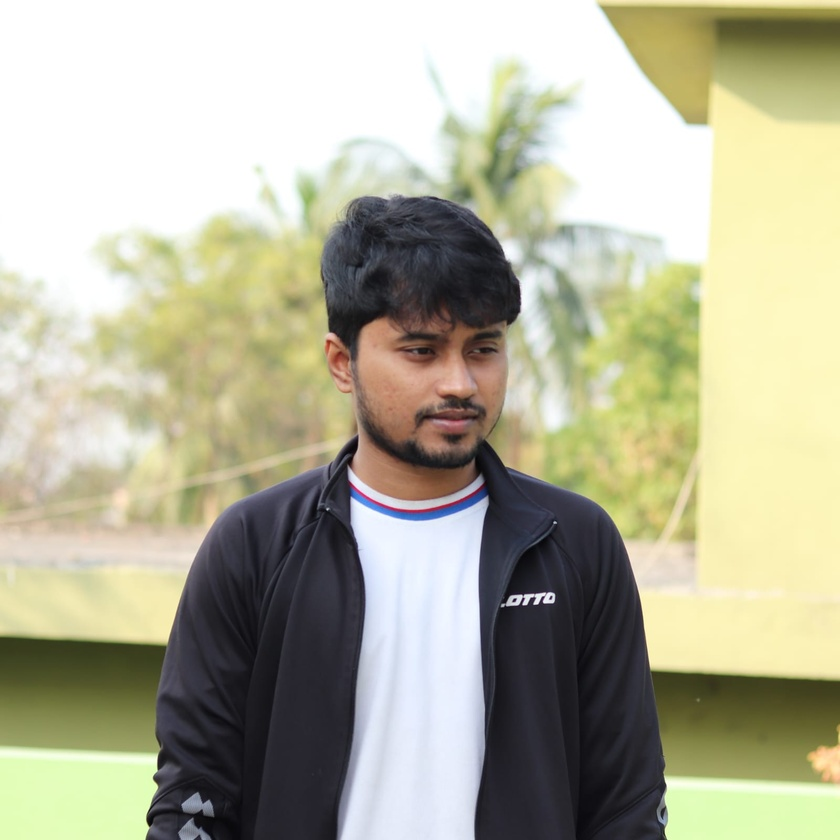
#> input picture abir.jpeg, 840 x 840 px, shrunk from 1600 x 1600 before the run
$ python mask_image.py
#> lines starting #> are read from the running program, lines starting #| are printed output that depends on the picture
import cv2
import numpy as np
import os

# -------------------- Settings --------------------
image_path = "abir.jpeg"   # input image
mask_path  = "mask.png"    # where the mask will be saved
mask_thickness = 15        # thickness of brush

# -------------------- Load Image --------------------
img = cv2.imread(image_path)
#> img is the input picture: shape (840, 840, 3); mean B, G, R 154.8, 177.7, 179.3
if img is None:
    raise FileNotFoundError(f"Could not read {image_path}")

# Initialize empty mask
mask = np.zeros(img.shape[:2], dtype=np.uint8)

# -------------------- Mouse Callback --------------------
drawing = False
ix, iy = -1, -1

def draw_mask(event, x, y, flags, param):
    global ix, iy, drawing, mask
    if event == cv2.EVENT_LBUTTONDOWN:
        drawing = True
        ix, iy = x, y
    elif event == cv2.EVENT_MOUSEMOVE and drawing:
        cv2.line(mask, (ix, iy), (x, y), color=255, thickness=mask_thickness)
        ix, iy = x, y
    elif event == cv2.EVENT_LBUTTONUP:
        drawing = False
        cv2.line(mask, (ix, iy), (x, y), color=255, thickness=mask_thickness)

cv2.namedWindow("Draw Mask (Press 's' to save, 'q' to quit)")
cv2.setMouseCallback("Draw Mask (Press 's' to save, 'q' to quit)", draw_mask)

# -------------------- Draw Loop --------------------
while True:
    overlay = cv2.addWeighted(img, 0.7, cv2.cvtColor(mask, cv2.COLOR_GRAY2BGR), 0.3, 0)
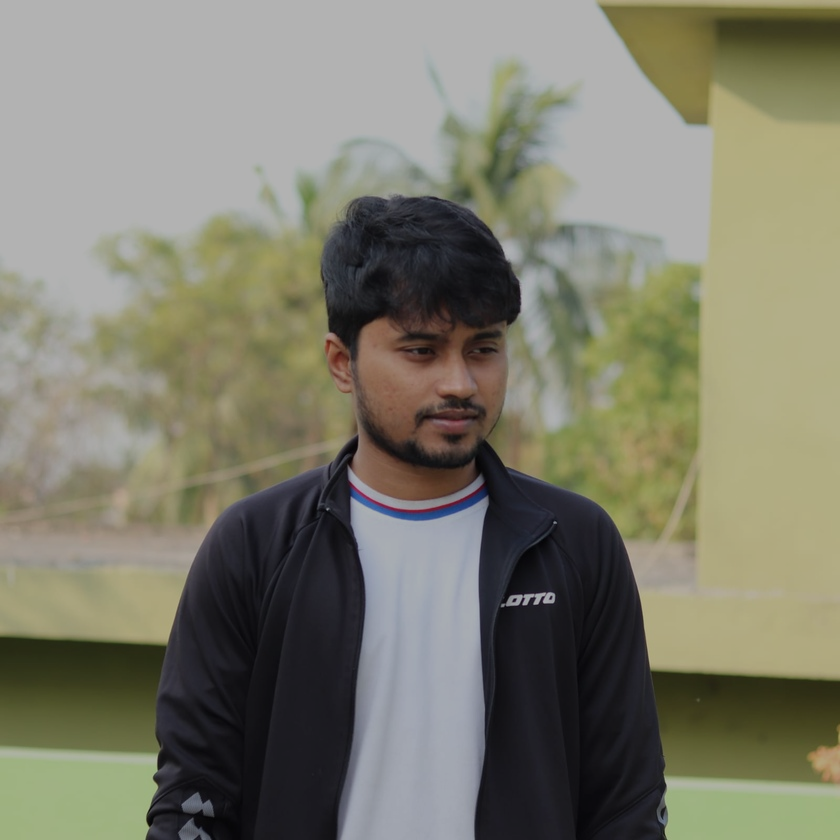
#> overlay: shape (840, 840, 3); mean B, G, R 108.3, 124.3, 125.4
#> mask: shape (840, 840); every value is 0
    cv2.imshow("Draw Mask (Press 's' to save, 'q' to quit)", overlay)
    key = cv2.waitKey(1) & 0xFF
#> (key q is pressed here)
    if key == ord('s'):
        cv2.imwrite(mask_path, mask)
        print(f"Mask saved to {mask_path}")
        break
    elif key == ord('q'):
        print("Mask drawing canceled.")
        break

cv2.destroyAllWindows()
